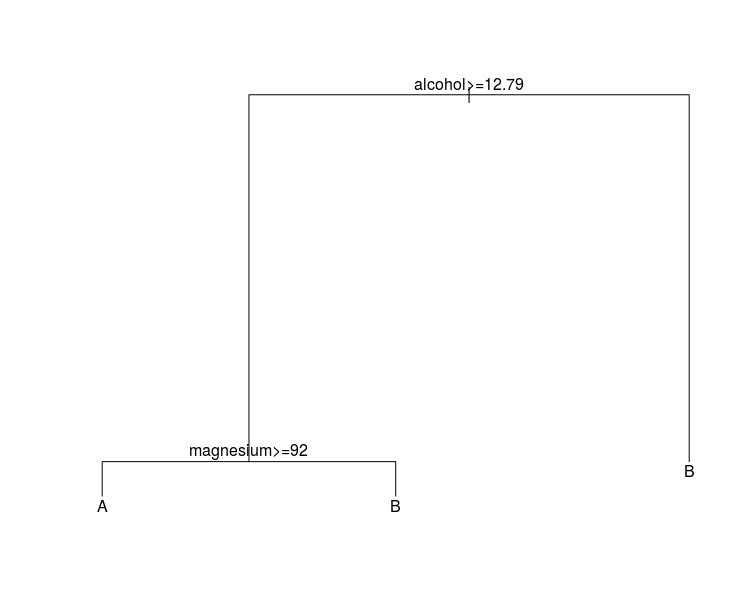

Source code (R):
library(rpart)
d.wine<-read.csv("wine.csv",header=TRUE, sep=",")

w.rp<-rpart(wine~.,data=d.wine, method="class")
plot(w.rp)
text(w.rp)
w.rp
pred.y<-predict(w.rp,d.wine[,-1],type="class")
cfm<-table(d.wine$wine, pred.y)
pred.y
cfm
misclassification_error=1-sum(diag(cfm))/sum(cfm)
misclassification_error
d.wine_test<-read.csv("wine_test.csv",header=TRUE, sep=",")
d.wine_test
pred.y_test<-predict(w.rp,d.wine_test,type="class")
pred.y_test

d.wineA<-d.wine[d.wine$wine=='A',]
d.wineB<-d.wine[d.wine$wine=='B',]
nr.A<-nrow(d.wineA)
nr.B<-nrow(d.wineB)
rd.wineA<-d.wineA[sample(nr.A),]
rd.wineB<-d.wineB[sample(nr.B),]
d.wineA.train<-rd.wineA[1:round(nr.A*0.8),]
d.wineA.test<-rd.wineA[(round(nr.A*0.8)+1):nr.A,]
d.wineB.train<-rd.wineB[1:round(nr.B*0.8),]
d.wineB.test<-rd.wineB[(round(nr.B*0.8)+1):nr.B,]
d.wine.train<-rbind(d.wineA.train, d.wineB.train)
d.wine.test<-rbind(d.wineA.test, d.wineB.test)

d.wine.train
d.wine.test

logr.model<-glm(wine~., data=d.wine.train, family=binomial("logit"))
summary(logr.model)
pred.train_logi<-predict(logr.model,d.wine.train[,-1],type="response")
pred.train_logi<-ifelse(pred.train_logi > 0.5,1,0)
train.logi_table<-table(d.wine.train$wine, pred.train_logi)
train.logi_table
logi_train_error=1-sum(diag(train.logi_table))/sum(train.logi_table)
logi_train_error

pred.test_logi<-predict(logr.model,d.wine.test[,-1],type="response")
pred.test_logi<-ifelse(pred.test_logi > 0.5,1,0)
test.logi_table<-table(d.wine.test$wine, pred.test_logi)
test.logi_table
logi_test_error=1-sum(diag(test.logi_table))/sum(test.logi_table)
logi_test_error

library(MASS)
lda.model<-lda(wine~.,d.wine.train)
lda.model
pred.train_lda<-predict(lda.model, d.wine.train)
lda_train_error=mean(d.wine.train$wine!=pred.train_lda$class)
lda_train_error

pred.test_lda<-predict(lda.model, d.wine.test)
lda_test_error=mean(d.wine.test$wine!=pred.test_lda$class)
lda_test_error

qda.model<-qda(wine~.,train)
qda.model
pred.train_qda<-predict(qda.model, d.wine.train)
qda_train_error=mean(d.wine.train$wine!=pred.train_qda$class)
qda_train_error

pred.test_qda<-predict(qda.model, d.wine.test)
qda_test_error=mean(d.wine.test$wine!=pred.test_qda$class)
qda_test_error

d.wine<-read.csv("wine.csv",header=TRUE, sep=",")
d.wine[,-1]<-scale(d.wine[,-1], center=TRUE, scale=TRUE)
d.wineA<-d.wine[d.wine$wine=='A',]
d.wineB<-d.wine[d.wine$wine=='B',]
nr.A<-nrow(d.wineA)
nr.B<-nrow(d.wineB)
rd.wineA<-d.wineA[sample(nr.A),]
rd.wineB<-d.wineB[sample(nr.B),]
d.wineA.train<-rd.wineA[1:round(nr.A*0.6),]
d.wineA.valid<-rd.wineA[(round(nr.A*0.6)+1):round(nr.A*0.8),]
d.wineA.test<-rd.wineA[(round(nr.A*0.8)+1):nr.A,]
d.wineB.train<-rd.wineB[1:round(nr.B*0.6),]
d.wineB.valid<-rd.wineB[(round(nr.B*0.6)+1):round(nr.B*0.8),]
d.wineB.test<-rd.wineB[(round(nr.B*0.8)+1):nr.B,]
scale_train<-rbind(d.wineA.train, d.wineB.train)
scale_valid<-rbind(d.wineA.valid, d.wineB.valid)
scale_test<-rbind(d.wineA.test, d.wineB.test)
train_label<-scale_train[,1]
valid_label<-scale_valid[,1]
test_label<-scale_test[,1]

library("class")
for(i in 1:length(valid_label)){
  knn_valid_pred<-knn(train=scale_train[,-1], test=scale_valid[,-1], cl=train_label,k=i)
  valid.knn_table<-table(scale_valid$wine, knn_valid_pred)
  knn_valid_error=1-sum(diag(valid.knn_table))/sum(valid.knn_table)
  print(knn_valid_error)
}

knn_train_pred<-knn(train=scale_train[,-1], test=scale_train[,-1], cl=train_label,k=5)
train.knn_table<-table(scale_train$wine, knn_train_pred)
knn_train_error=1-sum(diag(train.knn_table))/sum(train.knn_table)
knn_train_error

knn_test_pred<-knn(train=scale_train[,-1], test=scale_test[,-1], cl=train_label,k=5)
test.knn_table<-table(scale_test$wine, knn_test_pred)
test.knn_table
knn_test_error=1-sum(diag(test.knn_table))/sum(test.knn_table)
knn_test_error

library(nnet)
for(i in 1:9){
  nn.model<-nnet(wine~., data=scale_train ,size=i,maxit=100)
  pred.y.valid<-predict(nn.model, scale_valid, type="class")
  nn.valid.table<-table(scale_valid$wine, pred.y.valid)
  nn_valid_error=1-sum(diag(nn.valid.table))/sum(nn.valid.table)
  print(nn_valid_error)
}

nn.model<-nnet(wine~., data=scale_train ,size=3,maxit=1000)
pred.y.train<-predict(nn.model, scale_train, type="class")
nn.train.table<-table(scale_train$wine, pred.y.train)
nn_train_error=1-sum(diag(nn.train.table))/sum(nn.train.table)
nn_train_error

nn.model<-nnet(wine~., data=scale_train ,size=3,maxit=1000)
pred.y.test<-predict(nn.model, scale_test, type="class")
nn.test.table<-table(scale_test$wine, pred.y.test)
nn_test_error=1-sum(diag(nn.test.table))/sum(nn.test.table)
nn_test_error

library(e1071)
library(mlbench)
d.wine<-read.csv("wine.csv",header=TRUE, sep=",")
model<-naiveBayes(wine~.,data=d.wine)

pred.nB.train<-predict(model, d.wine.train[,-1], method="class")
nB.train.table<-table(d.wine.train[,1],pred.nB.train)
nB_train_error=1-sum(diag(nB.train.table))/sum(nB.train.table)
nB_train_error

pred.nB.test<-predict(model, d.wine.test[,-1], method="class")
nB.test.table<-table(d.wine.test[,1],pred.nB.test)
nB_test_error=1-sum(diag(nB.test.table))/sum(nB.test.table)
nB_test_error
